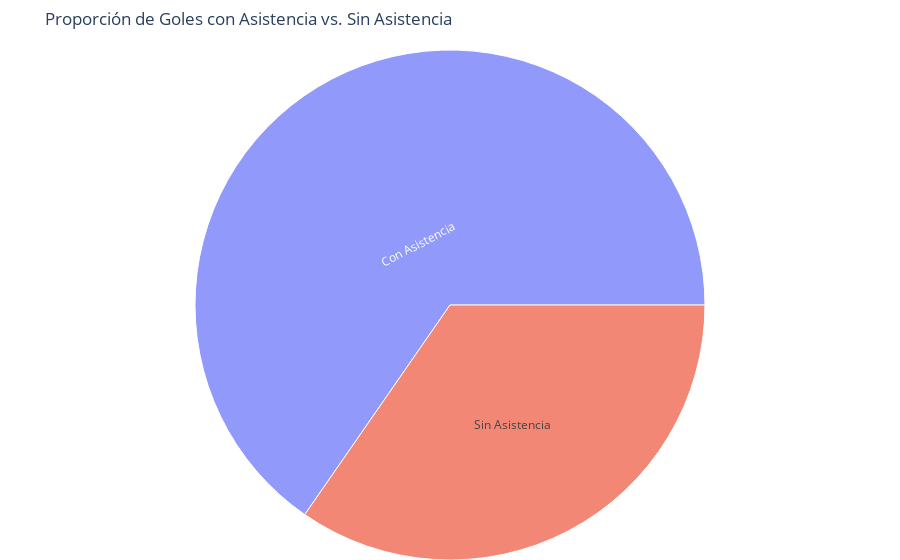

Notebook code for this chart:
### Markdown cell above
##Asistencias##

### Code cell
goles_con_asistencia = df['Goal_assist'].notna().sum()
goles_sin_asistencia = df['Goal_assist'].isna().sum()
goles_data = pd.DataFrame({
    'Tipo_Gol': ['Con Asistencia', 'Sin Asistencia'],
    'Cantidad': [df['Goal_assist'].notna().sum(), df['Goal_assist'].isna().sum()]
})

asis = px.sunburst(
    goles_data,
    path=['Tipo_Gol'], # Esto crea una "jerarquía" plana
    values='Cantidad',
    title='Proporción de Goles con Asistencia vs. Sin Asistencia',
    color='Tipo_Gol' # Colorear por tipo de gol
)
asis.update_layout(
    margin=dict(t=50, l=0, r=0, b=0) # Ajustar márgenes si es necesario
)

### Figure 1 — Plotly figure (JSON) as saved in the notebook; plotly's stock layout.template omitted (floating-point values rounded to 4 significant figures)
{"data": [{"branchvalues": "total", "customdata": [["Con Asistencia"], ["Sin Asistencia"]], "domain": {"x": [0, 1], "y": [0, 1]}, "hovertemplate": "labels=%{label}<br>Cantidad=%{value}<br>parent=%{parent}<br>id=%{id}<br>Tipo_Gol=%{customdata[0]}<extra></extra>", "ids": ["Con Asistencia", "Sin Asistencia"], "labels": ["Con Asistencia", "Sin Asistencia"], "marker": {"colors": ["#636efa", "#EF553B"]}, "name": "", "parents": ["", ""], "type": "sunburst", "values": [464.0, 246.0]}], "layout": {"legend": {"tracegroupgap": 0}, "margin": {"b": 0, "l": 0, "r": 0, "t": 50}, "title": {"text": "Proporción de Goles con Asistencia vs. Sin Asistencia"}}}
